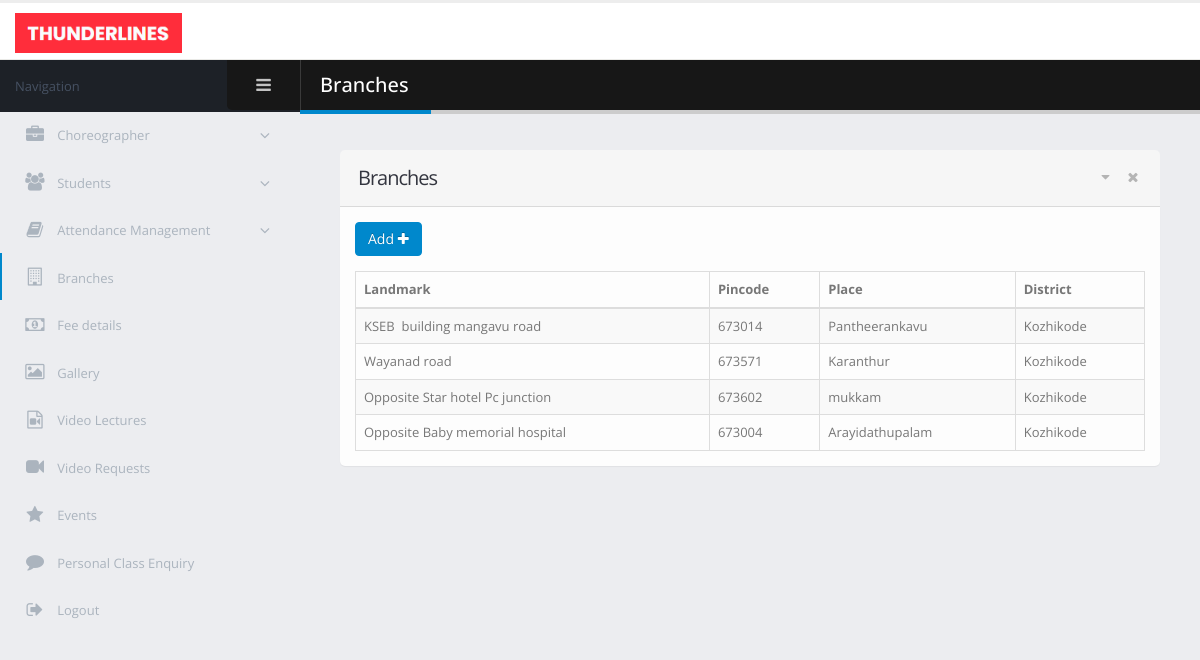
/admin/branches.php, run on the app's committed database.
### tables this page shows
CREATE TABLE `branch` (
  `branch_id` int(11) NOT NULL,
  `branch_landmark` varchar(40) NOT NULL,
  `branch_pincode` int(11) NOT NULL,
  `branch_place` varchar(30) NOT NULL,
  `branch_dst` varchar(50) NOT NULL
);

### admin/branches.php (the view, shortened to what this page needs)
<!doctype html>
<html class="fixed">
	<head>
		<link rel="stylesheet" href="assets/vendor/bootstrap/css/bootstrap.css" />
		<link rel="stylesheet" href="assets/vendor/font-awesome/css/font-awesome.css" />
		<link rel="stylesheet" href="assets/vendor/magnific-popup/magnific-popup.css" />
		<link rel="stylesheet" href="assets/vendor/bootstrap-datepicker/css/bootstrap-datepicker3.css" />
		<link rel="stylesheet" href="assets/vendor/jquery-ui/jquery-ui.css" />
		<link rel="stylesheet" href="assets/vendor/jquery-ui/jquery-ui.theme.css" />
		<link rel="stylesheet" href="assets/vendor/bootstrap-multiselect/bootstrap-multiselect.css" />
		<link rel="stylesheet" href="assets/vendor/morris.js/morris.css" />
		<link rel="stylesheet" href="assets/stylesheets/theme.css" />
		<link rel="stylesheet" href="assets/stylesheets/skins/default.css" />
		<link rel="stylesheet" href="assets/stylesheets/theme-custom.css">
	</head>
	<body>
		<section class="body">
			<header class="header">
				<div class="logo-container">
					<a href="homepage.php" class="logo">
						<img src="assets/images/new_logo.png" alt="Porto Admin" height="40"/>
					</a>
				</div>
			</header>
			<div class="inner-wrapper">
				<aside id="sidebar-left" class="sidebar-left">
				    <div class="sidebar-header">
				        <div class="sidebar-title">
				            Navigation
				        </div>
				        <div class="sidebar-toggle hidden-xs" data-toggle-class="sidebar-left-collapsed" data-target="html" data-fire-event="sidebar-left-toggle">
				            <i class="fa fa-bars" aria-label="Toggle sidebar"></i>
				        </div>
				    </div>
				    <div class="nano">
				        <div class="nano-content">
				            <nav id="menu" class="nav-main" role="navigation">
				                <ul class="nav nav-main ">
				                    <li class="nav-parent ">
				                        <a href="#">
				                            <i class="fa fa-briefcase" aria-hidden="true"></i>
				                            <span>Choreographer</span>
				                        </a>
				                    </li>
				                    <li class="nav-parent">
				                        <a href="#">
				                            <i class="fa fa-users" aria-hidden="true"></i>
				                            <span>Students</span>
				                        </a>
				                    </li>
				                    <li class="nav-parent">
				                        <a href="#">
				                            <i class="fa fa-book" aria-hidden="true"></i>
				                            <span>Attendance Management</span>
				                        </a>
				                    </li>
				                    <li class="nav nav-active">
				                        <a href="branches.php">
				                            <i class="fa fa-building-o" aria-hidden="true"></i>
				                            <span>Branches</span>
				                        </a>
				                    </li>
                                    <li>
                                        <a href="fees_details.php">
                                            <i class="fa fa-money" aria-hidden="true"></i>
                                            <span>Fee details</span>
                                        </a>
                                    </li>
                                    <li>
                                        <a href="gallery.php">
                                            <i class="fa fa-image" aria-hidden="true"></i>
                                            <span>Gallery</span>
                                        </a>
                                    </li>
                                    <li>
                                        <a href="video_lectures.php">
                                            <i class="fa fa-file-video-o" aria-hidden="true"></i>
                                            <span>Video Lectures</span>
                                        </a>
                                    </li>
                                    <li>
                                        <a href="video_requests.php">
                                            <i class="fa fa-video-camera" aria-hidden="true"></i>
                                            <span>Video Requests</span>
                                        </a>
                                    </li>
                                    <li>
                                        <a href="event_details.php">
                                            <i class="fa fa-star" aria-hidden="true"></i>
                                            <span>Events</span>
                                        </a>
                                    </li>
                                    <li>
                                        <a href="personal_class_requests.php">
                                            <i class="fa fa-comment" aria-hidden="true"></i>
                                            <span>Personal Class Enquiry</span>
                                        </a>
                                    </li>
				                    <li>
				                        <a href="../login.html">
				                            <i class="fa fa-sign-out" aria-hidden="true"></i>
				                            <span>Logout</span>
				                        </a>
				                    </li>
				                </ul>
				            </nav>
				        </div>
				    </div>
				</aside>
                <section role="main" class="content-body">
                    <header class="page-header">
                        <h2>Branches</h2>
                    </header>
                    <section class="panel">
                        <header class="panel-heading">
                            <div class="panel-actions">
                                <a href="#" class="panel-action panel-action-toggle" data-panel-toggle></a>
                                <a href="#" class="panel-action panel-action-dismiss" data-panel-dismiss></a>
                            </div>
                            <h2 class="panel-title">Branches</h2>
                        </header>
                        <div class="panel-body">
                            <div class="row">
                                <div class="col-sm-6">
                                    <div class="mb-md">
                                        <a href="branch_add.php">
                                            <button id="addbranchbtn" class="btn btn-primary">Add <i class="fa fa-plus"></i> </button>
                                        </a>
                                    </div>
                                </div>
                            </div>
                            <table class="table table-bordered table-striped mb-none" id="tester_table">
                                <thead>
                                <tr>
                                    <th>Landmark</th>
                                    <th>Pincode</th>
				    <th>Place</th>
                                    <th>District</th>
                                </tr>
                                </thead>
                                <tbody>
                                <?php
                                $server_name = "localhost";
                                $user_name = "root";
                                $password = "";
                                $database = "dance-academy";
                                $conn = new mysqli($server_name, $user_name, $password, $database);
                                $branch_sel = "select branch_id, branch_landmark, branch_pincode, branch_place, branch_dst from branch order by branch_id desc";
                                $res = $conn->query($branch_sel);
                                while ($row = $res->fetch_array())
                                {
                                    echo "<tr>";
                                    echo "<td>$row[1]</td>";
                                    echo "<td>$row[2]</td>";
                                    echo "<td>$row[3]</td>";
                                    echo "<td>$row[4]</td>";
                                }
                                ?>
                                </tbody>
                            </table>
                        </div>
                    </section>
                </section>
			</div>
		</section>
	</body>
</html>

### admin/assets/stylesheets/skins/default.css (style rules this page uses)
a, .btn-link { color: #0088cc; }
body .btn-primary { color: #ffffff; text-shadow: 0 -1px 0 rgba(0, 0, 0, 0.25); background-color: #0088cc; border-color: #0088cc; }
.page-header h2 { border-bottom-color: #0088cc; }
ul.nav-main > li.nav-active > a { box-shadow: 2px 0 0 #0088cc inset; }

### data on the page
branch: branch_landmark "KSEB building mangavu road", branch_pincode "673014", branch_place "Pantheerankavu", branch_dst "Kozhikode"
branch: branch_landmark "Wayanad road", branch_pincode "673571", branch_place "Karanthur", branch_dst "Kozhikode"
branch: branch_landmark "Opposite Star hotel Pc junction", branch_pincode "673602", branch_place "mukkam", branch_dst "Kozhikode"
branch: branch_landmark "Opposite Baby memorial hospital", branch_pincode "673004", branch_place "Arayidathupalam", branch_dst "Kozhikode"
